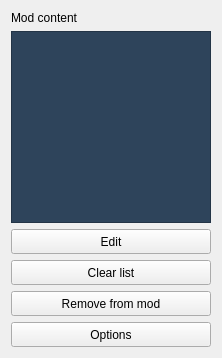
      <widget class="QFrame" name="Right_column">
       <layout class="QGridLayout" name="gridLayout">
        <item row="2" column="0" alignment="Qt::AlignHCenter">
         <widget class="QPushButton" name="edit">
          <property name="minimumSize">
           <size>
            <width>200</width>
            <height>25</height>
           </size>
          </property>
          <property name="maximumSize">
           <size>
            <width>16777215</width>
            <height>16777215</height>
           </size>
          </property>
          <property name="text">
           <string>Edit</string>
          </property>
         </widget>
        </item>
        <item row="1" column="0">
         <widget class="QListWidget" name="Mod_content">
          <property name="maximumSize">
           <size>
            <width>200</width>
            <height>16777215</height>
           </size>
          </property>
          <property name="styleSheet">
           <string notr="true">background-color: rgb(46, 68, 91);
	color: rgb(220, 220, 220);</string>
          </property>
         </widget>
        </item>
        <item row="3" column="0" alignment="Qt::AlignHCenter">
         <widget class="QPushButton" name="Clear_list">
          <property name="minimumSize">
           <size>
            <width>200</width>
            <height>25</height>
           </size>
          </property>
          <property name="maximumSize">
           <size>
            <width>16777215</width>
            <height>16777215</height>
           </size>
          </property>
          <property name="text">
           <string>Clear list</string>
          </property>
         </widget>
        </item>
        <item row="5" column="0" alignment="Qt::AlignHCenter">
         <widget class="QPushButton" name="Options">
          <property name="minimumSize">
           <size>
            <width>200</width>
            <height>25</height>
           </size>
          </property>
          <property name="maximumSize">
           <size>
            <width>16777215</width>
            <height>16777215</height>
           </size>
          </property>
          <property name="text">
           <string>Options</string>
          </property>
         </widget>
        </item>
        <item row="0" column="0">
         <widget class="QLabel" name="label_24">
          <property name="text">
           <string>Mod content</string>
          </property>
         </widget>
        </item>
        <item row="4" column="0" alignment="Qt::AlignHCenter">
         <widget class="QPushButton" name="Remove_from_mod">
          <property name="minimumSize">
           <size>
            <width>200</width>
            <height>25</height>
           </size>
          </property>
          <property name="maximumSize">
           <size>
            <width>16777215</width>
            <height>16777215</height>
           </size>
          </property>
          <property name="text">
           <string>Remove from mod</string>
          </property>
         </widget>
        </item>
       </layout>
      </widget>
